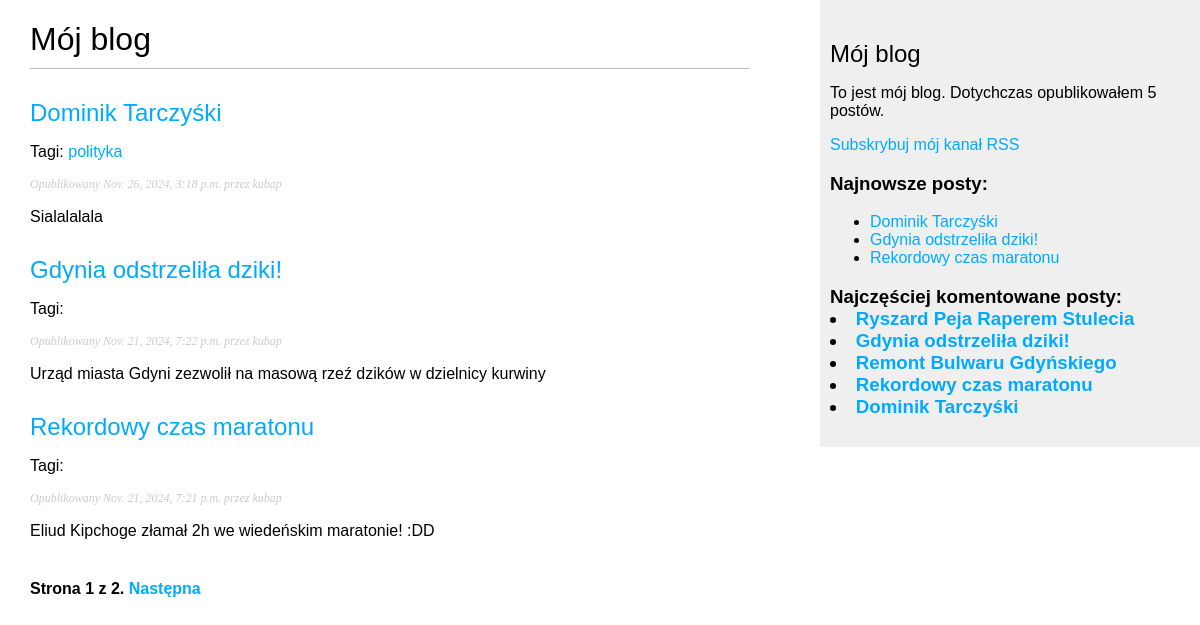
Page /blog/ on the earlier database version.
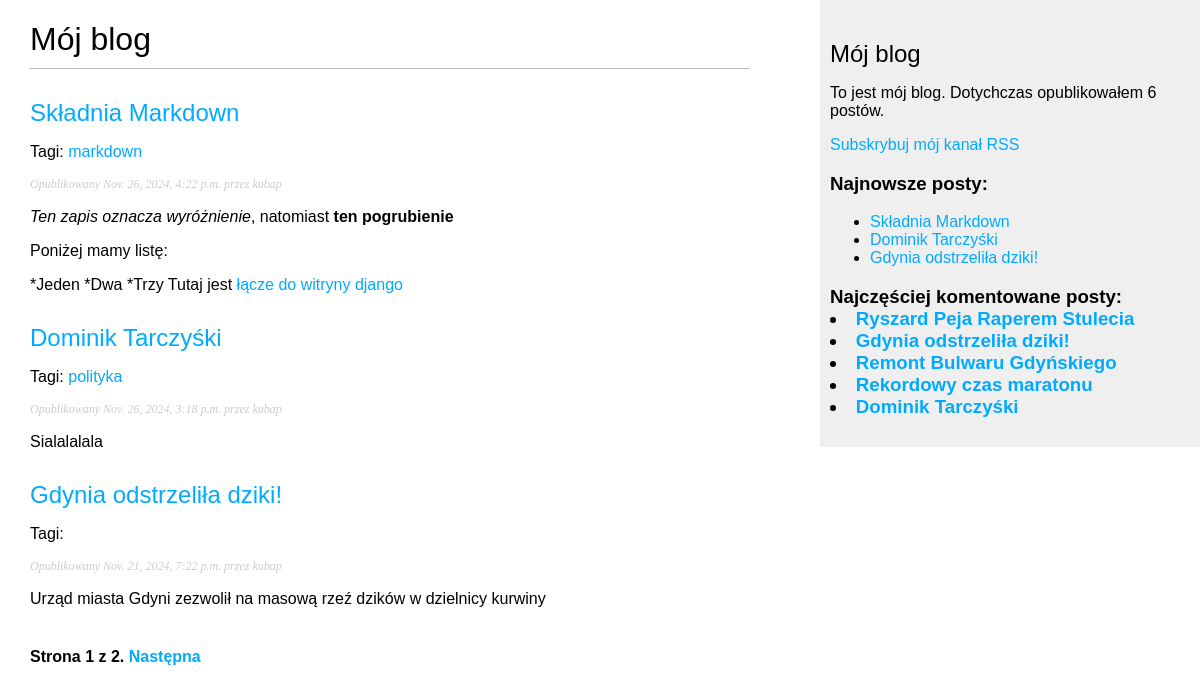
Same page on the later database version.
### blog/models.py (models this page shows, shortened)
class Post(models.Model):
    class Status(models.TextChoices):
        DRAFT = 'DF', 'Roboczy'
        PUBLISHED = 'PB', 'Opublikowany'
    title = models.CharField(max_length=250)
    slug = models.CharField(max_length=250,
                            unique_for_date='publish')
    author = models.ForeignKey(User,
                               on_delete=models.CASCADE,
                               related_name='blog_posts')
    body = models.TextField()
    publish = models.DateTimeField(default=timezone.now)
    created = models.DateTimeField(auto_now_add=True)
    updated = models.DateTimeField(auto_now=True)
    status = models.CharField(max_length=2,
                              choices=Status.choices,
                              default=Status.DRAFT)
    objects = models.Manager()
    published = PublishedManager()
    tags = TaggableManager()
    class Meta:
        ordering = ['-publish']
        indexes = [
            models.Index(fields=['-publish'])
        ]
    def get_absolute_url(self):
        return reverse('blog:post_detail',
                       args=[self.publish.year,
                             self.publish.month,
                             self.publish.day,
                             self.slug])

### blog/views.py (the view)
# urls.py: path('', views.post_list, name='post_list'),
def post_list(request, tag_slug=None):
    post_list = Post.published.all()
    tag = None
    if tag_slug:
        tag = get_object_or_404(Tag, slug=tag_slug)
        post_list = post_list.filter(tags__in=[tag])
    paginator = Paginator(post_list, 3)
    page_number = request.GET.get('page', 1)
    try:
        posts = paginator.page(page_number)
    except EmptyPage:
        posts = paginator.page(paginator.num_pages)
    except PageNotAnInteger:
        posts = paginator.page(1)
    return render(request,
                  'blog/post/list.html',
                  {'posts': posts,
                   'tag': tag})

### blog/models.py (called while the page is built)
    def get_queryset(self):
        return super().get_queryset().filter(status=Post.Status.PUBLISHED)

### blog/templatetags/blog_tags.py (called while the page is built)
@register.simple_tag
def total_posts():
    return Post.published.count()

@register.inclusion_tag('blog/post/latest_posts.html')
def show_latest_posts(count=5):
    latest_posts = Post.published.order_by('-publish')[:count]
    return {'latest_posts': latest_posts}

@register.simple_tag
def get_most_commented_posts(count=5):
    return Post.published.annotate(
        total_comments=Count('comments')
    ).order_by('-total_comments')[:count]

@register.filter(name='markdown')
def markdown_format(text):
    return mark_safe(markdown.markdown(text))

### blog/templates/blog/post/list.html (shortened to what this page needs)
{% extends 'blog/base.html' %}
{% load blog_tags %}
{% block content %}
    <h1>Mój blog</h1>
    {% for post in posts %}
        <h2>
            <a href="{{ post.get_absolute_url }}">
                {{post.title}}
            </a>
        </h2>
        <p class="tags">
            Tagi:
            {% for tag in post.tags.all %}
                <a href="{% url 'blog:post_list_by_tag' tag.slug %}">
                    {{ tag.name }}
                </a>
            {% endfor %}
        </p>
        <p class="date">
            Opublikowany {{post.publish}} przez {{post.author}}
        </p>
        {{post.body|markdown|truncatewords_html:30}}
    {% endfor %}
    {% include 'pagination.html' with page=posts %}
{% endblock %}

### blog/templates/blog/base.html (shortened to what this page needs)
{% load blog_tags %}
{% load static %}
<!DOCTYPE html>
<html>
<head>
    <link href="{% static 'css/blog.css' %}" rel="stylesheet">
</head>
<body>
    <div id="content">
        {% block content %}{% endblock %}
    </div>
    <div id="sidebar">
        <h2>Mój blog</h2>
        <p>
            To jest mój blog.
            Dotychczas opublikowałem {% total_posts %} postów.
        </p>
        <p>
            <a href="{% url 'blog:post_feed' %}">
               Subskrybuj mój kanał RSS
            </a>
        </p>
        <h3>Najnowsze posty:</h3>
        {% show_latest_posts 3 %}
        <h3>
            Najczęściej komentowane posty:
            {% get_most_commented_posts as most_commented_posts%}
            {% for post in most_commented_posts %}
            <li>
                <a href="{{ post.get_absolute_url }}">{{ post.title }}</a>
            </li>
            {% endfor %}
        </h3>
    </div>
</body>
</html>

### blog/templates/blog/post/latest_posts.html
<ul>
    {% for post in latest_posts %}
        <li>
            <a href="{{ post.get_absolute_url }}">{{ post.title }}</a>
        </li>
    {% endfor %}
</ul>

Differences in the rows shown:
no longer on one of the page's lists (row unchanged): Post: title "Rekordowy czas maratonu", publish "Nov. 21, 2024, 7:21 p.m.", author "kubap", body "Eliud Kipchoge złamał 2h we wiedeńskim maratonie! :DD"
added Post: title "Składnia Markdown", publish "Nov. 26, 2024, 4:22 p.m.", author "kubap", body "Ten zapis oznacza wyróżnienie , natomiast ten pogrubienie Poniżej mamy listę: *Jeden *Dwa *Trzy Tutaj jest łącze do witryny django"
added Tag: name "markdown", shown under "Składnia Markdown"
Other differences:
text no longer shown: "5"
text now shown: "6"
